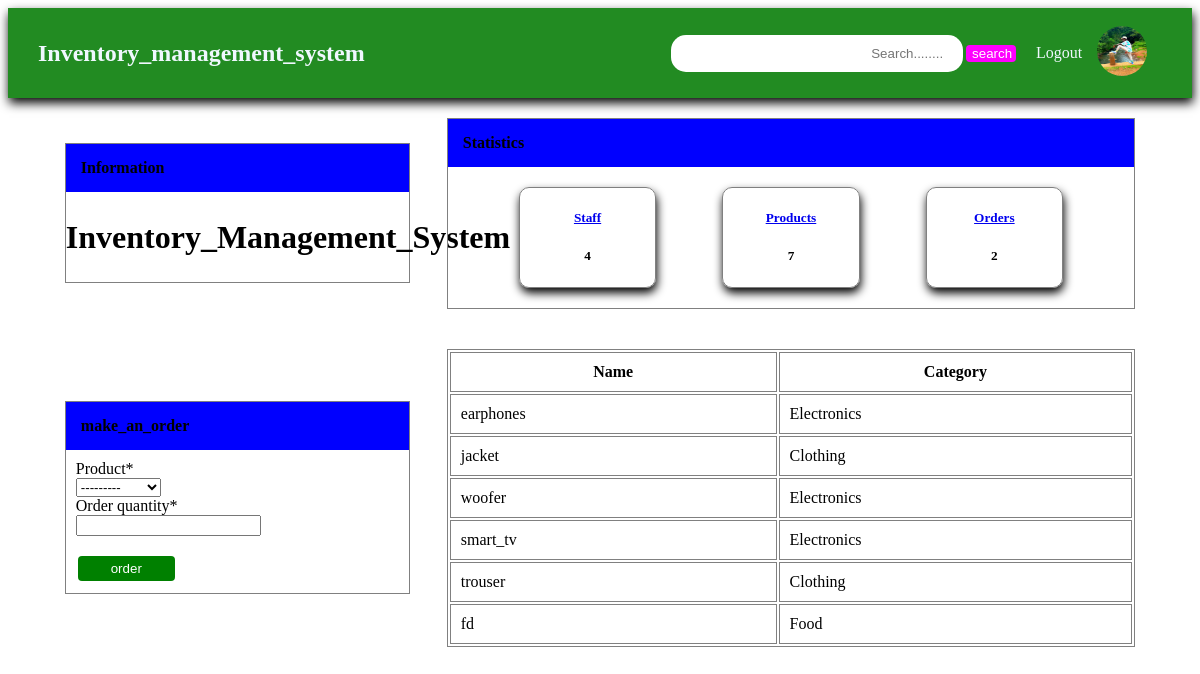
The app's page /home/ (signed in) with its own data.
### dashboard/models.py (models this page shows, shortened)
class Profile(models.Model):
    staff = models.OneToOneField(User,on_delete=models.CASCADE)
    address = models.CharField(max_length=200)
    phone = models.CharField(max_length=12)
    image=models.ImageField(default='rename.jpg',upload_to='profile_images')

class Product(models.Model):
    name=models.CharField(max_length=30)
    category=models.CharField(max_length=20,choices=CATEGORY,default='Food')
    quantity=models.PositiveIntegerField()
    def __str__(self):
        return f'{self.name}'

### dashboard/views.py (the view)
# urls.py: 2. Add a URL to urlpatterns:  path('', views.home, name='home')
@login_required
def home(request):
    allproducts= Product.objects.all()
    orders_count= Order.objects.all().count()
    if request.method == 'POST':
        form=productform(request.POST)
        if form.is_valid():
            form.save()
            pname=form.cleaned_data.get('name')
            messages.success(request,f'{pname} has been added')
            return redirect('home')
    else:
        form=productform()
    if request.method == 'POST':
        form=orderform(request.POST)
        if form.is_valid():
            instance=form.save(commit=False)
            instance.staff = request.user
            instance.save()
            return redirect('Orders')
    else:
        form=orderform()
    context={
        'form':form,
        'form':form,
        'allproducts':allproducts,
        'orders_count':orders_count
    }
    return render(request,'home.html',context)

### dashboard/forms.py
class orderform(forms.ModelForm):
    class Meta:
        model = Order
        fields = ['product','order_quantity']

### Templates/home.html (shortened to what this page needs)
{% extends 'base.html' %}
{% load crispy_forms_tags %}
{%load static%}
{%block content%}
<section id="dashboard">
    <section id="info">
        <h4>Information</h4>
        <h2><marquee>Inventory_Management_System</marquee> </h2>
    </section>
    <section id="stats">
        <h4>Statistics</h4>
        <section id="stats1">
            <div class="sts">
                <a href="{% url 'Staff' %}"><h5>Staff</h5></a>
                <h5>4</h5>
            </div>
            <div class="sts">
                <a href="{% url 'Products' %}"><h5>Products</h5></a>
                <h5>7</h5>
            </div>
            <div class="sts">
                <a href="{% url 'Orders' %}"><h5>Orders</h5></a>
                <h5>{{orders_count}}</h5>
            </div>
        </section>
    </section>
</section>
<section id="dashboard">
    {%if user.is_superuser%}
    <section id="info" style="position:sticky">
        <h4>add item</h4>
        <form method="POST" style="margin: 10px;">
            {%csrf_token%}
            {{form|crispy}}
            <br>
            <button type="submit" style="background-color: green;margin: 2px;
            border: none;padding: 5px;width: 30%;color: white;border-radius: 4px;">add_item</button>
        </form>
    </section>
    {%else%}
    <section id="info">
        <h4>make_an_order</h4>
        <form method="POST" style="margin: 10px;">
            {{form|crispy}}
            <br>
            <button type="submit" style="background-color: green;margin: 2px;
            border: none;padding: 5px;width: 30%;color: white;border-radius: 4px;">order</button>
        </form>
    </section>
    {%endif%}
    <section id="stats">
        <table style="width: 100%;" >
            <tr><th><b>Name</b></th><th><b>Category</b></th>{%if user.is_superuser%}<th><b>Quantity</b></th><th><b>edit/delete</b></th>{%endif%}</tr>
            {% for product in allproducts %}
            <tr><td>{{product.name}}</td>
                <td>{{product.category}}</td>
            </tr>
            {%endfor%}
        </table>
    </section>
</section>
{%endblock content%}

### Templates/base.html (shortened to what this page needs)
{% load static %}
<!DOCTYPE html>
<html lang="en">
<head>
    <link rel="stylesheet" href="{%static 'style.css' %}">
</head>
<body>
    {%include 'navbar.html' %}
    {%block content%}
    {%endblock content %}
</body>
</html>

### Templates/navbar.html (shortened to what this page needs)
<!DOCTYPE html>
<html lang="en">
<head>
</head>
<body>
    <section id="header">
        <a href="{% url 'home' %}"><h3>Inventory_management_system</h3></a>
        <ul>
            {%if user.is_authenticated %}
            <li>
                <form action="{% url 'search'%}" method="get" style="display: flex;width: 350px;justify-content:baseline;
                align-items: baseline;">
                    <input type="text" name="query" placeholder="Search........" style="height:35px;width: 270px;
                    border-radius: 15px;text-align: right;border: none;padding-right: 20px;">
                    <button type="submit" style="background-color: fuchsia;
                    border: none;width: 50px;color: white;border-radius: 4px;margin-left: 3px;">search</button>
                </form>
            </li>
            <a href="{% url 'logout'%}"><li>Logout</li></a>
            <a href="{% url 'profile'%}"><li><img src="{{request.user.profile.image.url}}" style="height: 50px;width: 50px;border-radius: 25px;"></li></a>
            {%else%}
            <a href="{% url 'register'%}"><li>Register</li></a>
            <a href="{% url 'login'%}"><li>Login</li></a>
            {%endif%}
        </ul>
    </section>
</body>
</html>

### dashboard/static/style.css (style rules this page uses)
#header { display: flex;align-items: center; justify-content: space-between;padding:2px 30px; background-color: forestgreen; box-shadow: 1px 5px 10px rgba(0, 0, 0.05);color: white; }
#header a { color: aliceblue;text-decoration: none; }
#header h3 { font-size: x-large; }
#header ul { display: flex;width: 45%;justify-content:space-evenly;align-items: center; }
#header ul li { list-style: none;padding: auto;; }
#dashboard { padding: 20px;display: flex;justify-content: space-evenly;align-items: center; }
#info { border: 1px solid grey;width: 30%; }
#info h2 { text-align: center;font-size: xx-large; }
#dashboard h4 { background-color: blue;top: 0;margin: 0;padding: 15px; }
#stats { border: 1px solid grey;width: 60%;align-items: center; justify-content: space-evenly; }
#stats1 { display: flex;align-items: center;justify-content: space-evenly; padding: 20px 5px; }
.sts { border: 1px solid grey;align-items: center;justify-content: center; text-align: center;width: 20%;box-shadow: 1px 5px 10px rgba(0, 0, 0.05); border-radius: 10px; }
#products table,tr,th,td { border-collapse: collapse;border: 1px solid grey;padding: 10px; }
#profile1 table,td,th,tr { border-collapse: collapse;border: 1px solid grey; }

### records on screen
Product: name "earphones", category "Electronics"
Product: name "jacket", category "Clothing"
Product: name "woofer", category "Electronics"
Product: name "smart_tv", category "Electronics"
Product: name "trouser", category "Clothing"
Product: name "fd", category "Food"

### other values on screen
{{ orders_count }} "2"
